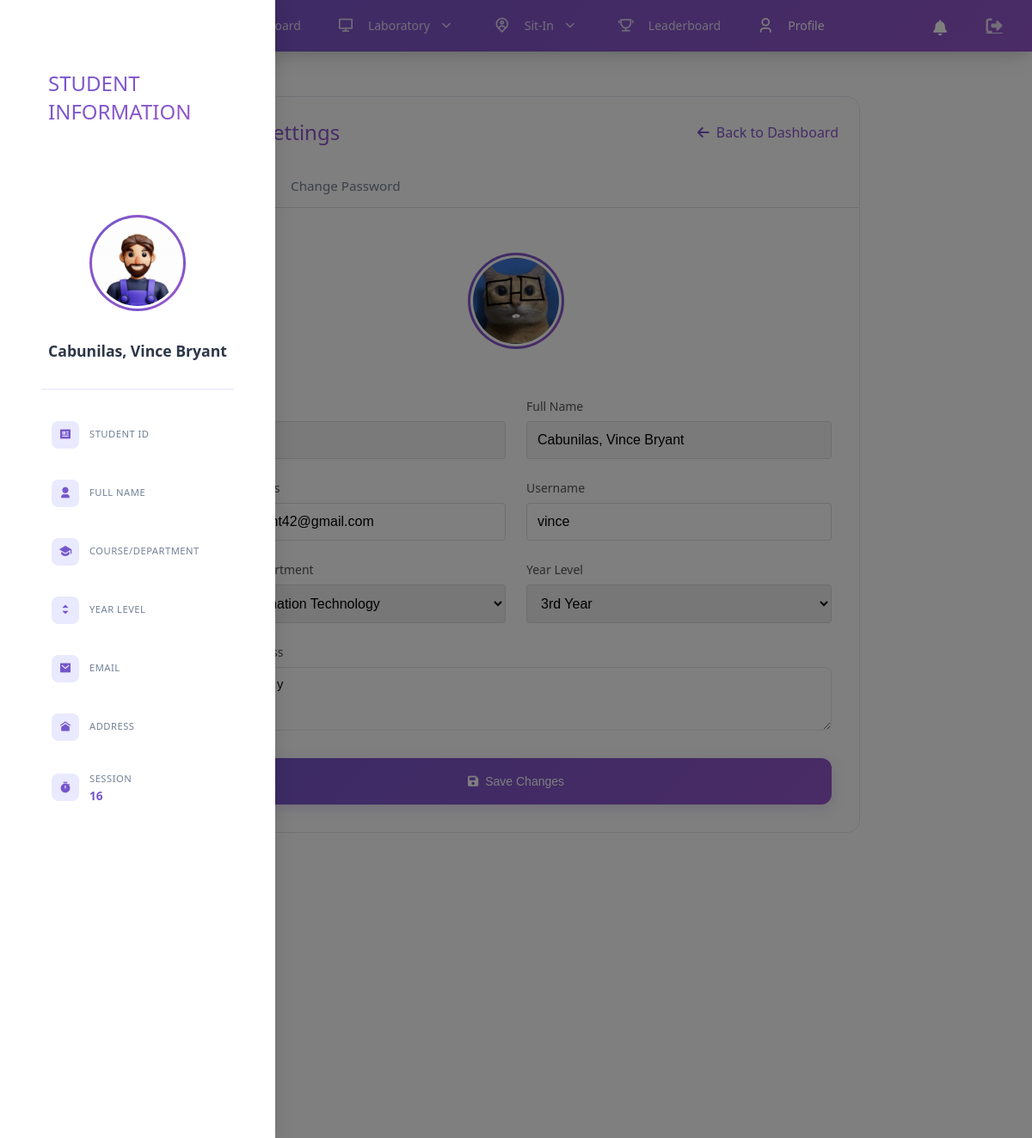
The app's page /view/profile.php (signed in) with its own data.
### tables this page shows
CREATE TABLE `users` (
  `id` int(20) NOT NULL,
  `idno` varchar(20) NOT NULL,
  `lastname` varchar(50) NOT NULL,
  `firstname` varchar(50) NOT NULL,
  `middlename` varchar(50) DEFAULT NULL,
  `course` varchar(20) NOT NULL,
  `year` int(1) NOT NULL,
  `username` varchar(50) NOT NULL,
  `password` varchar(255) NOT NULL,
  `email` varchar(100) DEFAULT NULL,
  `address` text DEFAULT NULL,
  `remaining_sessions` int(11) NOT NULL DEFAULT 30,
  `points` int(11) NOT NULL,
  `role` varchar(20) NOT NULL,
  `profile_image` varchar(255) DEFAULT NULL,
  `created_at` timestamp NOT NULL DEFAULT current_timestamp()
);

### view/profile.php (the view, shortened to what this page needs)
<?php
require_once '../config/db_connect.php';
$username = $_SESSION['username'];
$sql = "SELECT * FROM users WHERE username = ?";
$stmt = $conn->prepare($sql);
$stmt->bind_param("s", $username);
$stmt->execute();
$result = $stmt->get_result();
$user = $result->fetch_assoc();
?>
<!DOCTYPE html>
<html lang="en">
<head>
    <link rel="stylesheet" href="../assets/css/styles.css">
    <link rel="stylesheet" href="../assets/css/student_nav.css">
    <link rel="stylesheet" href="../assets/css/notification.css">
    <link rel="stylesheet" href="https://cdnjs.cloudflare.com/ajax/libs/font-awesome/6.0.0/css/all.min.css">
    <link rel="stylesheet" href="https://cdnjs.cloudflare.com/ajax/libs/remixicon/4.6.0/remixicon.css">
</head>
<body>
    <div class="nav-container">
    <div class="nav-wrapper">
        <div class="nav-profile">
            <div class="profile-trigger" id="profile-trigger">
                <span class="username"><?php echo htmlspecialchars($_SESSION['username']); ?></span>
            </div>
        </div>
        <nav class="nav-links">
            <a href="dashboard.php" class="nav-link <?php echo basename($_SERVER['PHP_SELF']) === 'dashboard.php' ? 'active' : ''; ?>">
                <span>Dashboard</span>
            </a>
            <div class="nav-dropdown">
                <div class="nav-link dropdown-toggle <?php echo in_array(basename($_SERVER['PHP_SELF']), ['student_laboratories.php', 'student_resources.php']) ? 'active' : ''; ?>">
                    <i class="ri-computer-line"></i>
                    <span>Laboratory</span>
                    <i class="fas fa-chevron-down dropdown-icon"></i>
                </div>
            </div>
            <div class="nav-dropdown">
                <div class="nav-link dropdown-toggle <?php echo in_array(basename($_SERVER['PHP_SELF']), ['sit-in.php', 'reservation.php', 'history.php']) ? 'active' : ''; ?>">
                    <i class="ri-map-pin-user-line"></i>
                    <span>Sit-In</span>
                    <i class="fas fa-chevron-down dropdown-icon"></i>
                </div>
            </div>
            <a href="student_leaderboard.php" class="nav-link <?php echo basename($_SERVER['PHP_SELF']) === 'student_leaderboard.php' ? 'active' : ''; ?>">
                <i class="ri-trophy-line"></i>
                <span>Leaderboard</span>
            </a>
            <a href="profile.php" class="nav-link <?php echo basename($_SERVER['PHP_SELF']) === 'profile.php' ? 'active' : ''; ?>">
            <i class="ri-user-3-line"></i>
                <span>Profile</span>
            </a>
        </nav>
        <div class="nav-actions">
            <div class="notification-icon" id="notification-toggle">
                <i class="fas fa-bell"></i>
            </div>
            <a href="../auth/logout.php" class="action-link">
                <i class="fas fa-sign-out-alt"></i>
            </a>
        </div>
    </div>
</div>
    <div class="backdrop" id="backdrop"></div>
    <div class="profile-panel" id="profile-panel">
        <div class="profile-content">
            <div class="profile-header">
                <h3>STUDENT INFORMATION</h3>
            </div>
            <div class="profile-body">
                <div class="profile-image-container">
                    <div class="profile-image">
                        <img src="<?php echo isset($_SESSION['profile_image']) ? htmlspecialchars($_SESSION['profile_image']) : '../assets/images/logo/AVATAR.png'; ?>"
                             alt="Profile Picture">
                    </div>
                    <div class="profile-name">
                        <div class="user-info">
                            <h3><?php echo htmlspecialchars($user['lastname'] . ', ' . $user['firstname']); ?></h3>
                        </div>
                    </div>
                </div>
                <div class="student-info-grid">
                    <div class="info-card">
                        <div class="info-icon"><i class="ri-profile-fill"></i></div>
                        <div class="info-content">
                            <div class="detail-label">Student ID</div>
                        </div>
                    </div>
                    <div class="info-card">
                        <div class="info-icon"><i class="ri-user-3-fill"></i></div>
                        <div class="info-content">
                            <div class="detail-label">Full Name</div>
                        </div>
                    </div>
                    <div class="info-card">
                        <div class="info-icon"><i class="ri-graduation-cap-fill"></i></div>
                        <div class="info-content">
                            <div class="detail-label">Course/Department</div>
                        </div>
                    </div>
                    <div class="info-card">
                        <div class="info-icon"><i class="ri-expand-up-down-fill"></i></div>
                        <div class="info-content">
                            <div class="detail-label">Year Level</div>
                        </div>
                    </div>
                    <div class="info-card">
                        <div class="info-icon"><i class="ri-mail-fill"></i></div>
                        <div class="info-content">
                            <div class="detail-label">Email</div>
                        </div>
                    </div>
                    <div class="info-card">
                        <div class="info-icon"><i class="ri-home-9-fill"></i></div>
                        <div class="info-content">
                            <div class="detail-label">Address</div>
                        </div>
                    </div>
                    <div class="info-card">
                        <div class="info-icon"><i class="ri-timer-fill"></i></div>
                        <div class="info-content">
                            <div class="detail-label">Session</div>
                            <div class="detail-value sessions-count">
                                <?php echo isset($_SESSION['remaining_sessions']) ? $_SESSION['remaining_sessions'] : '30'; ?>
                            </div>
                        </div>
                    </div>
                </div>
            </div>
        </div>
    </div>
    <div class="profile-page-container">
        <div class="profile-card">
            <div class="profile-header">
                <h2>Profile Settings</h2>
                <a href="dashboard.php" class="back-btn"><i class="fas fa-arrow-left"></i> Back to Dashboard</a>
            </div>
            <div class="tabs-container">
                <div class="tab-headers">
                    <button class="tab-btn active" data-tab="profile-tab">Edit Profile</button>
                    <button class="tab-btn" data-tab="password-tab">Change Password</button>
                </div>
                <div class="profile-content">
                    <div class="profile-image-section">
                        <div class="profile-image">
                            <img src="<?php echo htmlspecialchars($user['profile_image'] ?? '../assets/images/logo/AVATAR.png'); ?>"
                                 alt="Profile Picture"
                                 id="profile-preview">
                        </div>
                    </div>
                    <div class="tab-content">
                        <div id="profile-tab" class="tab-pane active">
                            <form id="profile-form" class="profile-form">
                                <div class="form-grid">
                                    <div class="form-group">
                                        <label>Student ID</label>
                                        <input type="text" name="idno" value="<?php echo htmlspecialchars($user['idno']); ?>" readonly>
                                    </div>
                                    <div class="form-group">
                                        <label>Full Name</label>
                                        <input type="text" value="<?php echo htmlspecialchars($user['lastname'] . ', ' . $user['firstname']); ?>" readonly>
                                    </div>
                                    <div class="form-group">
                                        <label>Email Address</label>
                                        <input type="email" name="email" value="<?php echo htmlspecialchars($user['email'] ?? ''); ?>" placeholder="Enter your email">
                                    </div>
                                    <div class="form-group">
                                        <label>Username</label>
                                        <input type="text" name="username" value="<?php echo htmlspecialchars($user['username']); ?>" required>
                                    </div>
                                    <div class="form-group">
                                        <label>Course/Department</label>
                                        <select name="course">
                                            <?php
                                            $courses = [
                                                "BS-Information Technology",
                                                "BS-Computer Science",
                                                "COE",
                                                "CAS",
                                                "CHM",
                                                "CTE",
                                                "CCA",
                                                "CBA",
                                                "CCJ",
                                                "CON"
                                            ];
                                            foreach ($courses as $courseOption) {
                                                $selected = ($user['course'] === $courseOption) ? 'selected' : '';
                                                echo "<option value=\"" . htmlspecialchars($courseOption) . "\" $selected>" .
                                                     htmlspecialchars($courseOption) . "</option>";
                                            }
                                            ?>
                                        </select>
                                    </div>
                                    <div class="form-group">
                                        <label>Year Level</label>
                                        <select name="year">
                                            <?php
                                            for ($i = 1; $i <= 4; $i++) {
                                                $selected = ($user['year'] == $i) ? 'selected' : '';
                                                echo "<option value=\"$i\" $selected>{$i}" .
                                                    ($i == 1 ? 'st' : ($i == 2 ? 'nd' : ($i == 3 ? 'rd' : 'th'))) .
                                                    " Year</option>";
                                            }
                                            ?>
                                        </select>
                                    </div>
                                    <div class="form-group full-width">
                                        <label>Home Address</label>
                                        <textarea name="address" rows="3" placeholder="Enter your complete address"><?php echo htmlspecialchars($user['address'] ?? ''); ?></textarea>
                                    </div>
                                </div>
                                <div class="form-actions">
                                    <button type="submit" class="save-btn">
                                        <i class="fas fa-save"></i> Save Changes
                                    </button>
                                </div>
                            </form>
                        </div>
                    </div>
                </div>
            </div>
        </div>
    </div>
</body>
</html>

### assets/css/student_nav.css (style rules this page uses)
.nav-container { margin: 0 auto; width: 100%; position: fixed; top: 0; background: linear-gradient(135deg, #7556cc 0%, #9556cc 100%); z-index: 1000; color: white; box-shadow: 0 4px 15px rgba(0, 0, 0, 0.1), 0 8px 30px -5px rgba(0, 0, 0, 0.1); }
.nav-wrapper { display: flex; justify-content: space-between; align-items: center; padding: 0 1.5rem; max-width: 1400px; margin: 0 auto; height: 60px; position: relative; }
.nav-profile { display: flex; align-items: center; }
.profile-trigger { display: flex; align-items: center; cursor: pointer; padding: 0.5rem; border-radius: 0.5rem; transition: all 0.3s ease; }
.username { font-weight: 500; margin-right: 0.5rem; }
.nav-links { display: flex; align-items: center; justify-content: center; gap: 10px; position: relative; }
.nav-link { display: flex; align-items: center; color: white; text-decoration: none; padding: 0.75rem 1rem; border-radius: 0.5rem; position: relative; transition: all 0.3s ease; }
.nav-link i { margin-right: 0.5rem; font-size: 1.2rem; }
.nav-link.active { font-weight: 500; }
.nav-actions { display: flex; gap: 1rem; }
.action-link { color: white; font-size: 1.2rem; display: flex; align-items: center; justify-content: center; width: 2.5rem; height: 2.5rem; transition: all 0.3s ease; }
.notification-icon { position: relative; width: 2.5rem; height: 2.5rem; display: flex; align-items: center; justify-content: center; cursor: pointer; padding-top: 1rem; transition: all 0.3s ease; }
.notification-icon i { font-size: 1.2rem; }
.nav-dropdown { position: relative; display: flex; flex-direction: column; }
.dropdown-toggle { cursor: pointer; display: flex; align-items: center; color: rgba(255, 255, 255, 0.8); padding: 0.75rem 1rem; border-radius: 0.5rem; transition: all 0.3s ease; }
.dropdown-icon { margin-left: 6px; font-size: 0.7rem; transition: transform 0.2s; }
.nav-link .dropdown-icon { margin-left: 6px; font-size: 0.7rem; transition: transform 0.2s; }

### assets/css/notification.css (style rules this page uses)
.notification-icon { flex-shrink: 0; width: 24px; height: 24px; display: flex; align-items: center; justify-content: center; margin-right: 12px; }
.notification-icon i { font-size: 18px; }
.notification-icon { position: relative; width: 24px; height: 24px; display: flex; align-items: center; justify-content: center; margin-right: 15px; }

### view/profile.php (style rules this page uses)
.profile-card { background: white; border-radius: 15px; overflow: hidden; border: 1px solid #e2e8f0; animation: fadeInUp 0.6s ease-out 0.2s backwards; }
.nav-actions .notification-icon { position: relative; display: inline-flex; align-items: center; justify-content: center; cursor: pointer; height: 24px; width: 24px; }
.nav-actions .notification-icon i { font-size: 18px; padding-bottom: 12px; }

### records on screen
users: lastname+firstname "Cabunilas, Vince Bryant", profile_image (picture), idno "20952503", email "vincebryant42@gmail.com", username "vince", address "Cebu, City"

### other values on screen
$_SESSION['remaining_sessions'] "16"
form field course "BS-Information Technology"
form field year "3rd Year"
